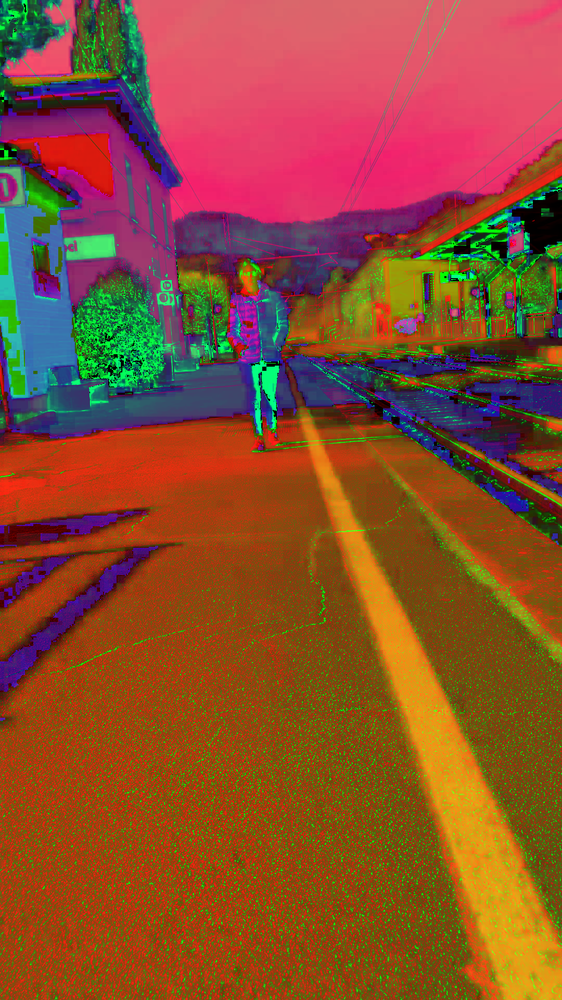
#> input picture resources/images/hsv.png, 562 x 1000 px, shrunk from 1080 x 1920 before the run
$ python find_yellow_line_equation.py --frame_path resources/images/hsv.png --image_lines_path resources/images/mask_yellow.png
#> lines starting #> are read from the running program, lines starting #| are printed output that depends on the picture; after the words box and inside, x2 and y2 are one past the last pixel; in counts of white or black regions, pixels touching at a corner belong together
import cv2
import numpy as np
import argparse

def find_slope(x1, y1, x2, y2):
    if x2 != x1:
        return ((y2 - y1) / (x2 - x1))
    else:
        return np.inf


def find_m_and_q(edges):

    lines = cv2.HoughLinesP(
            edges, # Input edge image
            1, # Distance resolution in pixels
            np.pi/180, # Angle resolution in radians
            threshold=120, # Min number of votes for valid line
            minLineLength=80, # Min allowed length of line
            maxLineGap=10 # Max allowed gap between line for joining them
            )

    coefficient_list = []

    # Iterate over points
    if lines is None:
        # if line is None return an empty list of coefficients
        return coefficient_list
    else:
        for points in lines:
            x_vertical = None

            # Extracted points nested in the list
            x1,y1,x2,y2=points[0]

            slope = find_slope(x1, y1, x2, y2)
            if slope == np.inf:
                # if the slope is infinity the intercept is None and set the x vertical
                intercept = None
                x_vertical = x1
            else:
                intercept = y1-(x1*(y2-y1)/(x2-x1))

            coefficient_list.append((slope, intercept, x_vertical))
    print("coefficient_list: ", coefficient_list)
    return coefficient_list


def draw_lines(image, list_coefficient):
    image_line = image.copy()
    h, w = image_line.shape[:2]
    for coeff in list_coefficient:
        m, q, x_v = coeff
        y0 = 0
        y1 = h
        if m != np.inf:
            x0 = -q/m
            x1 = (h-q)/m
        else:
            x0 = x1 = x_v
        cv2.line(image_line, (int(x0), int(y0)), (int(x1), int(y1)), (0, 255, 0), 6)
    return image_line


if __name__ == '__main__':
    '''
    Extract the first frame of a video
    '''

    parser = argparse.ArgumentParser()
    parser.add_argument('--frame_path', type=str, default="resources/images/frame_yellow_line.png")
    parser.add_argument('--frame_hsv_path', type=str, default="resources/images/hsv.png")
    parser.add_argument('--mask_yellow_path', type=str, default="resources/images/mask_yellow.png")
    parser.add_argument('--edges_yellow_path', type=str, default="resources/images/edges_yellow.png")
    parser.add_argument('--image_lines_path', type=str, default="resources/images/image_lines.png")


    opt = parser.parse_args()
    frame_path = opt.frame_path
    frame_hsv_path = opt.frame_hsv_path
    mask_yellow_path = opt.mask_yellow_path
    edges_yellow_path = opt.edges_yellow_path
    image_lines_path = opt.image_lines_path

    # Load the image
    image = cv2.imread(frame_path)
#> image is the input picture: shape (1000, 562, 3); mean B, G, R 46.7, 77.3, 140.1

    # Set the min and max yellow in the HSV space
    yellow_light=np.array([20,140,200],np.uint8)
    yellow_dark=np.array([35,255,255],np.uint8)

    # transform the frame to hsv color space
    frame_hsv = cv2.cvtColor(image, cv2.COLOR_BGR2HSV)
#> frame_hsv: shape (1000, 562, 3); mean H, S, V 61.9, 210.5, 158.5
    cv2.imwrite(frame_hsv_path, frame_hsv)

    # isolate the yellow line
    mask_yellow=cv2.inRange(frame_hsv,yellow_light,yellow_dark)
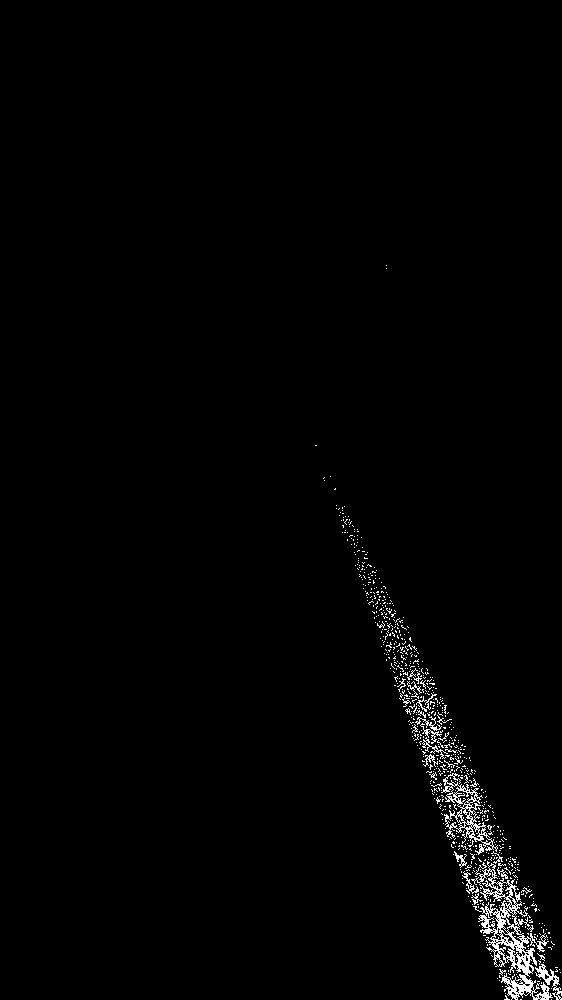
#> mask_yellow: shape (1000, 562); 1.3% white in thin lines or dots, all inside (x1, y1, x2, y2) = (315, 265, 562, 1000)
    kernel=np.ones((4,4),"uint8")
    # Moprphological closure to fill the black spots in white regions
    mask_yellow = cv2.morphologyEx(mask_yellow, cv2.MORPH_CLOSE, kernel)
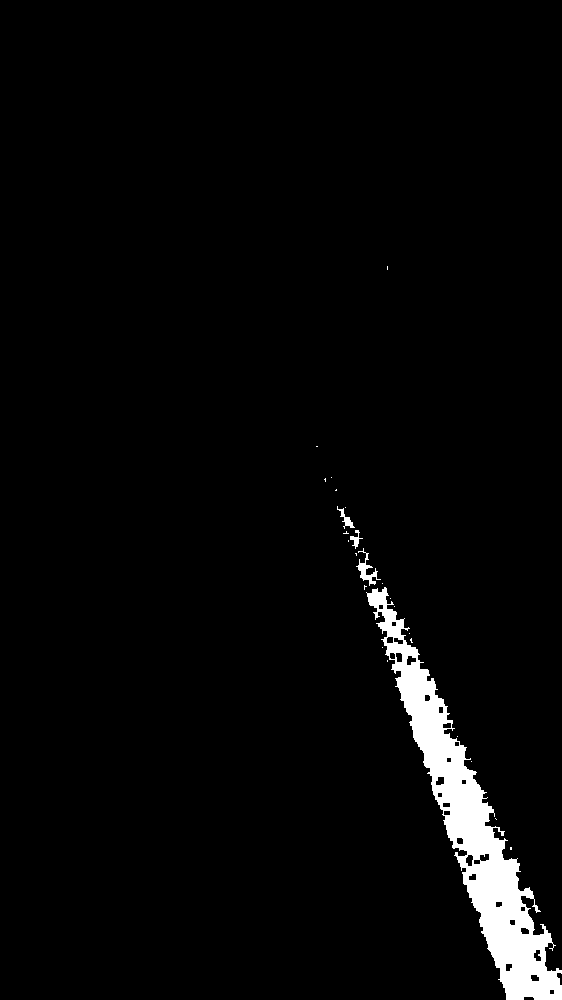
#> mask_yellow: shape (1000, 562); 3.1% white; 25 white regions (21 under 20 px), largest, box (x1, y1, x2, y2) and area: (366, 587, 562, 1000) 16886, (356, 548, 381, 586) 260, (337, 506, 355, 529) 117, (350, 530, 363, 549) 87
    # Moprphological opening to fill the white spots in black regions
    mask_yellow = cv2.morphologyEx(mask_yellow, cv2.MORPH_OPEN, kernel)
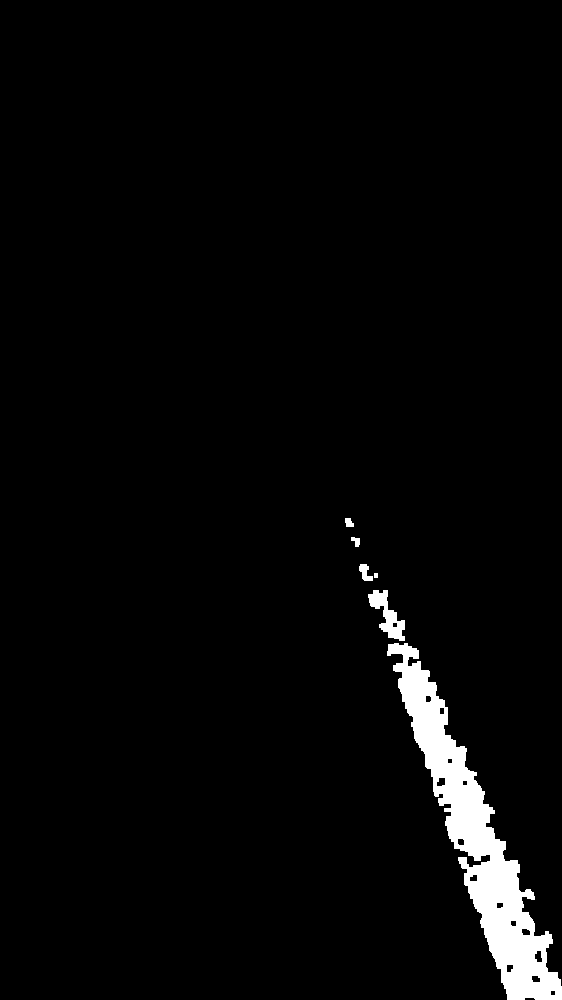
#> mask_yellow: shape (1000, 562); 2.9% white; 6 white regions, box (x1, y1, x2, y2) and area: (387, 643, 562, 1000) 15477, (368, 590, 405, 641) 799, (359, 564, 373, 581) 141, (345, 518, 354, 527) 64, (351, 537, 360, 547) 59, (374, 573, 378, 578) 20
    cv2.imwrite(mask_yellow_path, mask_yellow)

    # find the edge of isolate yellow line
    edges_yellow = cv2.Canny(mask_yellow,50,150)
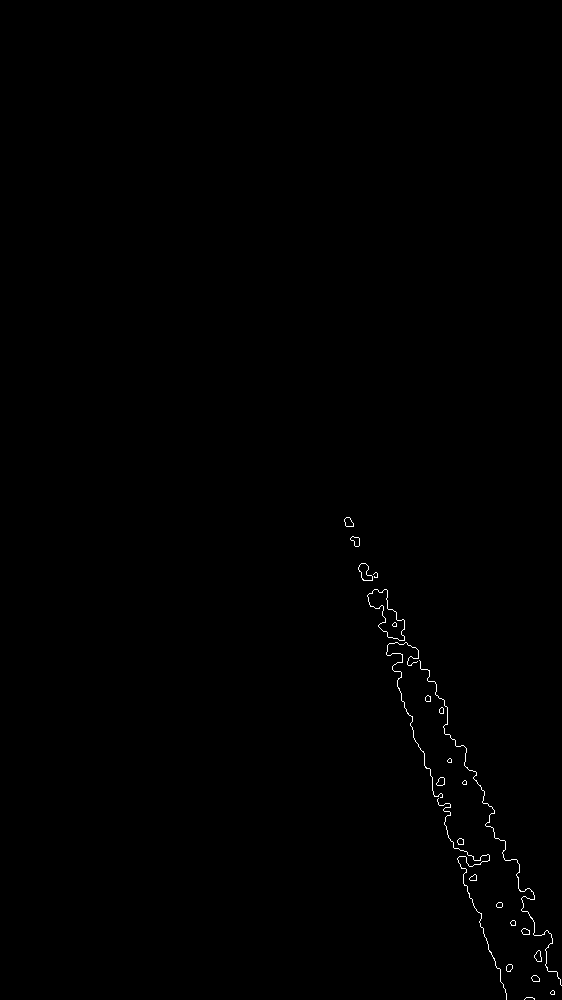
#> edges_yellow: shape (1000, 562); 0.29% white in thin lines or dots, all inside (x1, y1, x2, y2) = (344, 517, 562, 1000)
    cv2.imwrite(edges_yellow_path, edges_yellow)

    # find slope and intercept of yellow line
    coefficient_list = find_m_and_q(edges_yellow)
#> in find_m_and_q, `lines = cv2.HoughLinesP( edges,`: lines = None
#> coefficient_list = []
    print(len(coefficient_list))
#| 0

    # drow lines
    image_lines = draw_lines(image, coefficient_list)
    cv2.imwrite(image_lines_path, image_lines)
